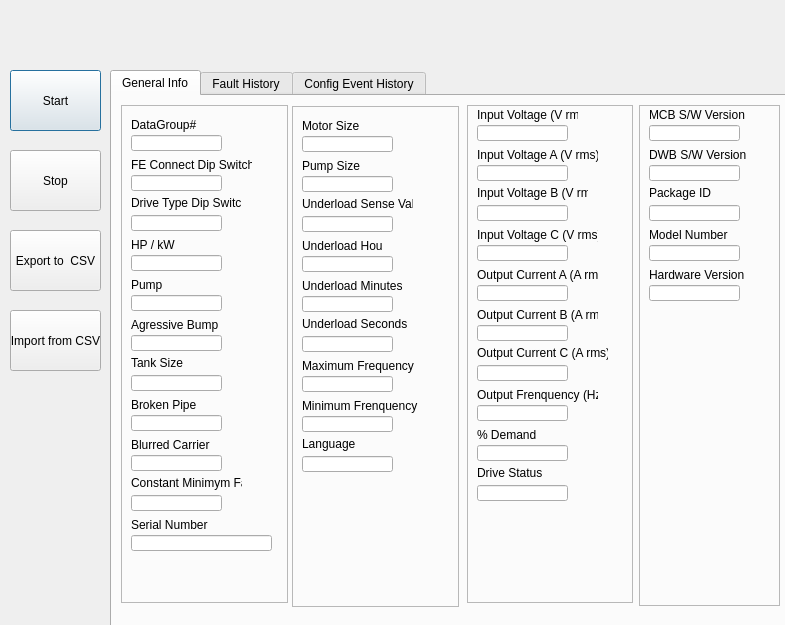
<?xml version="1.0" encoding="UTF-8"?>
<ui version="4.0">
 <class>Dialog</class>
 <widget class="QDialog" name="Dialog">
  <property name="geometry">
   <rect>
    <x>0</x>
    <y>0</y>
    <width>785</width>
    <height>625</height>
   </rect>
  </property>
  <property name="windowTitle">
   <string>Dialog</string>
  </property>
  <widget class="QTabWidget" name="tabWidget">
   <property name="geometry">
    <rect>
     <x>110</x>
     <y>70</y>
     <width>731</width>
     <height>561</height>
    </rect>
   </property>
   <property name="tabShape">
    <enum>QTabWidget::Rounded</enum>
   </property>
   <property name="currentIndex">
    <number>0</number>
   </property>
   <property name="usesScrollButtons">
    <bool>false</bool>
   </property>
   <property name="tabsClosable">
    <bool>false</bool>
   </property>
   <property name="movable">
    <bool>true</bool>
   </property>
   <widget class="QWidget" name="general_tab">
    <attribute name="title">
     <string>General Info</string>
    </attribute>
    <widget class="QFrame" name="frame">
     <property name="geometry">
      <rect>
       <x>9</x>
       <y>9</y>
       <width>167</width>
       <height>498</height>
      </rect>
     </property>
     <property name="frameShape">
      <enum>QFrame::StyledPanel</enum>
     </property>
     <property name="frameShadow">
      <enum>QFrame::Raised</enum>
     </property>
     <widget class="QLineEdit" name="lineEdit_12">
      <property name="geometry">
       <rect>
        <x>10</x>
        <y>430</y>
        <width>141</width>
        <height>16</height>
       </rect>
      </property>
      <property name="readOnly">
       <bool>true</bool>
      </property>
     </widget>
     <widget class="QLineEdit" name="constant_lineEdit_11">
      <property name="geometry">
       <rect>
        <x>10</x>
        <y>390</y>
        <width>91</width>
        <height>16</height>
       </rect>
      </property>
      <property name="readOnly">
       <bool>true</bool>
      </property>
     </widget>
     <widget class="QLabel" name="label_11">
      <property name="geometry">
       <rect>
        <x>10</x>
        <y>330</y>
        <width>121</width>
        <height>20</height>
       </rect>
      </property>
      <property name="text">
       <string>Blurred Carrier</string>
      </property>
     </widget>
     <widget class="QLineEdit" name="tanksize_lineEdit_6">
      <property name="geometry">
       <rect>
        <x>10</x>
        <y>270</y>
        <width>91</width>
        <height>16</height>
       </rect>
      </property>
      <property name="readOnly">
       <bool>true</bool>
      </property>
     </widget>
     <widget class="QLabel" name="label_4">
      <property name="geometry">
       <rect>
        <x>10</x>
        <y>90</y>
        <width>111</width>
        <height>16</height>
       </rect>
      </property>
      <property name="text">
       <string>Drive Type Dip Switch</string>
      </property>
      <property name="buddy">
       <cstring>driveypedip_lineEdit_4</cstring>
      </property>
     </widget>
     <widget class="QLabel" name="label_6">
      <property name="geometry">
       <rect>
        <x>10</x>
        <y>290</y>
        <width>121</width>
        <height>20</height>
       </rect>
      </property>
      <property name="text">
       <string>Broken Pipe</string>
      </property>
     </widget>
     <widget class="QLabel" name="label_10">
      <property name="geometry">
       <rect>
        <x>10</x>
        <y>370</y>
        <width>111</width>
        <height>16</height>
       </rect>
      </property>
      <property name="text">
       <string>Constant Minimym Fan</string>
      </property>
     </widget>
     <widget class="QLabel" name="label_2">
      <property name="geometry">
       <rect>
        <x>10</x>
        <y>50</y>
        <width>121</width>
        <height>20</height>
       </rect>
      </property>
      <property name="text">
       <string>FE Connect Dip Switch</string>
      </property>
      <property name="buddy">
       <cstring>condipswitch_lineEdit_2</cstring>
      </property>
     </widget>
     <widget class="QLineEdit" name="brokenpipe_lineEdit_5">
      <property name="geometry">
       <rect>
        <x>10</x>
        <y>310</y>
        <width>91</width>
        <height>16</height>
       </rect>
      </property>
      <property name="readOnly">
       <bool>true</bool>
      </property>
     </widget>
     <widget class="QLineEdit" name="agressive_lineEdit_7">
      <property name="geometry">
       <rect>
        <x>10</x>
        <y>230</y>
        <width>91</width>
        <height>16</height>
       </rect>
      </property>
      <property name="readOnly">
       <bool>true</bool>
      </property>
     </widget>
     <widget class="QLineEdit" name="datagroup_lineEdit">
      <property name="geometry">
       <rect>
        <x>10</x>
        <y>30</y>
        <width>91</width>
        <height>16</height>
       </rect>
      </property>
      <property name="readOnly">
       <bool>true</bool>
      </property>
     </widget>
     <widget class="QLabel" name="label">
      <property name="geometry">
       <rect>
        <x>10</x>
        <y>10</y>
        <width>71</width>
        <height>20</height>
       </rect>
      </property>
      <property name="text">
       <string>DataGroup#</string>
      </property>
      <property name="buddy">
       <cstring>datagroup_lineEdit</cstring>
      </property>
     </widget>
     <widget class="QLineEdit" name="driveypedip_lineEdit_4">
      <property name="geometry">
       <rect>
        <x>10</x>
        <y>110</y>
        <width>91</width>
        <height>16</height>
       </rect>
      </property>
      <property name="readOnly">
       <bool>true</bool>
      </property>
     </widget>
     <widget class="QLabel" name="serial_label_9">
      <property name="geometry">
       <rect>
        <x>10</x>
        <y>410</y>
        <width>121</width>
        <height>20</height>
       </rect>
      </property>
      <property name="text">
       <string>Serial Number</string>
      </property>
     </widget>
     <widget class="QLabel" name="label_7">
      <property name="geometry">
       <rect>
        <x>10</x>
        <y>250</y>
        <width>111</width>
        <height>16</height>
       </rect>
      </property>
      <property name="text">
       <string>Tank Size</string>
      </property>
     </widget>
     <widget class="QLabel" name="label_3">
      <property name="geometry">
       <rect>
        <x>10</x>
        <y>130</y>
        <width>121</width>
        <height>20</height>
       </rect>
      </property>
      <property name="text">
       <string>HP / kW</string>
      </property>
      <property name="buddy">
       <cstring>hpkw_lineEdit_3</cstring>
      </property>
     </widget>
     <widget class="QLabel" name="label_5">
      <property name="geometry">
       <rect>
        <x>10</x>
        <y>210</y>
        <width>121</width>
        <height>20</height>
       </rect>
      </property>
      <property name="text">
       <string>Agressive Bump</string>
      </property>
     </widget>
     <widget class="QLineEdit" name="pump_lineEdit_8">
      <property name="geometry">
       <rect>
        <x>10</x>
        <y>190</y>
        <width>91</width>
        <height>16</height>
       </rect>
      </property>
      <property name="readOnly">
       <bool>true</bool>
      </property>
     </widget>
     <widget class="QLineEdit" name="condipswitch_lineEdit_2">
      <property name="geometry">
       <rect>
        <x>10</x>
        <y>70</y>
        <width>91</width>
        <height>16</height>
       </rect>
      </property>
      <property name="readOnly">
       <bool>true</bool>
      </property>
     </widget>
     <widget class="QLineEdit" name="blurred_lineEdit_10">
      <property name="geometry">
       <rect>
        <x>10</x>
        <y>350</y>
        <width>91</width>
        <height>16</height>
       </rect>
      </property>
      <property name="readOnly">
       <bool>true</bool>
      </property>
     </widget>
     <widget class="QLabel" name="label_8">
      <property name="geometry">
       <rect>
        <x>10</x>
        <y>170</y>
        <width>71</width>
        <height>20</height>
       </rect>
      </property>
      <property name="text">
       <string>Pump</string>
      </property>
     </widget>
     <widget class="QLineEdit" name="hpkw_lineEdit_3">
      <property name="geometry">
       <rect>
        <x>10</x>
        <y>150</y>
        <width>91</width>
        <height>16</height>
       </rect>
      </property>
      <property name="readOnly">
       <bool>true</bool>
      </property>
     </widget>
    </widget>
    <widget class="QFrame" name="frame_2">
     <property name="geometry">
      <rect>
       <x>180</x>
       <y>10</y>
       <width>167</width>
       <height>501</height>
      </rect>
     </property>
     <property name="frameShape">
      <enum>QFrame::StyledPanel</enum>
     </property>
     <property name="frameShadow">
      <enum>QFrame::Raised</enum>
     </property>
     <widget class="QLineEdit" name="language_lineEdit_21">
      <property name="geometry">
       <rect>
        <x>10</x>
        <y>350</y>
        <width>91</width>
        <height>16</height>
       </rect>
      </property>
      <property name="readOnly">
       <bool>true</bool>
      </property>
     </widget>
     <widget class="QLabel" name="label_14">
      <property name="geometry">
       <rect>
        <x>10</x>
        <y>90</y>
        <width>111</width>
        <height>16</height>
       </rect>
      </property>
      <property name="text">
       <string>Underload Sense Value</string>
      </property>
     </widget>
     <widget class="QLineEdit" name="pumpsize_lineEdit_13">
      <property name="geometry">
       <rect>
        <x>10</x>
        <y>70</y>
        <width>91</width>
        <height>16</height>
       </rect>
      </property>
      <property name="readOnly">
       <bool>true</bool>
      </property>
     </widget>
     <widget class="QLineEdit" name="minfreq_lineEdit_19">
      <property name="geometry">
       <rect>
        <x>10</x>
        <y>310</y>
        <width>91</width>
        <height>16</height>
       </rect>
      </property>
      <property name="readOnly">
       <bool>true</bool>
      </property>
     </widget>
     <widget class="QLabel" name="label_12">
      <property name="geometry">
       <rect>
        <x>10</x>
        <y>250</y>
        <width>121</width>
        <height>20</height>
       </rect>
      </property>
      <property name="text">
       <string>Maximum Frequency</string>
      </property>
     </widget>
     <widget class="QLineEdit" name="underm_lineEdit_20">
      <property name="geometry">
       <rect>
        <x>10</x>
        <y>190</y>
        <width>91</width>
        <height>16</height>
       </rect>
      </property>
      <property name="readOnly">
       <bool>true</bool>
      </property>
     </widget>
     <widget class="QLineEdit" name="motorsize_lineEdit_18">
      <property name="geometry">
       <rect>
        <x>10</x>
        <y>30</y>
        <width>91</width>
        <height>16</height>
       </rect>
      </property>
      <property name="readOnly">
       <bool>true</bool>
      </property>
     </widget>
     <widget class="QLabel" name="label_21">
      <property name="geometry">
       <rect>
        <x>10</x>
        <y>10</y>
        <width>71</width>
        <height>20</height>
       </rect>
      </property>
      <property name="text">
       <string>Motor Size</string>
      </property>
     </widget>
     <widget class="QLabel" name="label_15">
      <property name="geometry">
       <rect>
        <x>10</x>
        <y>210</y>
        <width>111</width>
        <height>16</height>
       </rect>
      </property>
      <property name="text">
       <string>Underload Seconds</string>
      </property>
     </widget>
     <widget class="QLabel" name="label_17">
      <property name="geometry">
       <rect>
        <x>10</x>
        <y>330</y>
        <width>111</width>
        <height>16</height>
       </rect>
      </property>
      <property name="text">
       <string>Language</string>
      </property>
     </widget>
     <widget class="QLineEdit" name="maxfreq_lineEdit_14">
      <property name="geometry">
       <rect>
        <x>10</x>
        <y>270</y>
        <width>91</width>
        <height>16</height>
       </rect>
      </property>
      <property name="readOnly">
       <bool>true</bool>
      </property>
     </widget>
     <widget class="QLineEdit" name="undersense_lineEdit_16">
      <property name="geometry">
       <rect>
        <x>10</x>
        <y>110</y>
        <width>91</width>
        <height>16</height>
       </rect>
      </property>
      <property name="readOnly">
       <bool>true</bool>
      </property>
     </widget>
     <widget class="QLabel" name="label_18">
      <property name="geometry">
       <rect>
        <x>10</x>
        <y>50</y>
        <width>121</width>
        <height>20</height>
       </rect>
      </property>
      <property name="text">
       <string>Pump Size</string>
      </property>
     </widget>
     <widget class="QLineEdit" name="under_slineEdit_9">
      <property name="geometry">
       <rect>
        <x>10</x>
        <y>230</y>
        <width>91</width>
        <height>16</height>
       </rect>
      </property>
      <property name="readOnly">
       <bool>true</bool>
      </property>
     </widget>
     <widget class="QLabel" name="label_20">
      <property name="geometry">
       <rect>
        <x>10</x>
        <y>170</y>
        <width>121</width>
        <height>20</height>
       </rect>
      </property>
      <property name="text">
       <string>Underload Minutes</string>
      </property>
     </widget>
     <widget class="QLabel" name="label_13">
      <property name="geometry">
       <rect>
        <x>10</x>
        <y>290</y>
        <width>121</width>
        <height>20</height>
       </rect>
      </property>
      <property name="text">
       <string>Minimum Frenquency</string>
      </property>
     </widget>
     <widget class="QLineEdit" name="underh_lineEdit_15">
      <property name="geometry">
       <rect>
        <x>10</x>
        <y>150</y>
        <width>91</width>
        <height>16</height>
       </rect>
      </property>
      <property name="readOnly">
       <bool>true</bool>
      </property>
     </widget>
     <widget class="QLabel" name="label_19">
      <property name="geometry">
       <rect>
        <x>10</x>
        <y>130</y>
        <width>81</width>
        <height>20</height>
       </rect>
      </property>
      <property name="text">
       <string>Underload Hour</string>
      </property>
     </widget>
    </widget>
    <widget class="QFrame" name="frame_3">
     <property name="geometry">
      <rect>
       <x>355</x>
       <y>9</y>
       <width>166</width>
       <height>498</height>
      </rect>
     </property>
     <property name="frameShape">
      <enum>QFrame::StyledPanel</enum>
     </property>
     <property name="frameShadow">
      <enum>QFrame::Raised</enum>
     </property>
     <widget class="QLineEdit" name="drivestatus_lineEdit_32">
      <property name="geometry">
       <rect>
        <x>10</x>
        <y>380</y>
        <width>91</width>
        <height>16</height>
       </rect>
      </property>
      <property name="readOnly">
       <bool>true</bool>
      </property>
     </widget>
     <widget class="QLineEdit" name="outputb_lineEdit_30">
      <property name="geometry">
       <rect>
        <x>10</x>
        <y>220</y>
        <width>91</width>
        <height>16</height>
       </rect>
      </property>
      <property name="readOnly">
       <bool>true</bool>
      </property>
     </widget>
     <widget class="QLabel" name="label_23">
      <property name="geometry">
       <rect>
        <x>10</x>
        <y>320</y>
        <width>121</width>
        <height>20</height>
       </rect>
      </property>
      <property name="text">
       <string>% Demand</string>
      </property>
     </widget>
     <widget class="QLineEdit" name="outputa_lineEdit_27">
      <property name="geometry">
       <rect>
        <x>10</x>
        <y>180</y>
        <width>91</width>
        <height>16</height>
       </rect>
      </property>
      <property name="readOnly">
       <bool>true</bool>
      </property>
     </widget>
     <widget class="QLineEdit" name="outputc_lineEdit_31">
      <property name="geometry">
       <rect>
        <x>10</x>
        <y>260</y>
        <width>91</width>
        <height>16</height>
       </rect>
      </property>
      <property name="readOnly">
       <bool>true</bool>
      </property>
     </widget>
     <widget class="QLabel" name="label_28">
      <property name="geometry">
       <rect>
        <x>10</x>
        <y>160</y>
        <width>121</width>
        <height>20</height>
       </rect>
      </property>
      <property name="text">
       <string>Output Current A (A rms)</string>
      </property>
     </widget>
     <widget class="QLabel" name="label_24">
      <property name="geometry">
       <rect>
        <x>10</x>
        <y>200</y>
        <width>121</width>
        <height>20</height>
       </rect>
      </property>
      <property name="text">
       <string>Output Current B (A rms)</string>
      </property>
     </widget>
     <widget class="QLabel" name="label_25">
      <property name="geometry">
       <rect>
        <x>10</x>
        <y>80</y>
        <width>111</width>
        <height>16</height>
       </rect>
      </property>
      <property name="text">
       <string>Input Voltage B (V rms)</string>
      </property>
     </widget>
     <widget class="QLabel" name="label_33">
      <property name="geometry">
       <rect>
        <x>10</x>
        <y>360</y>
        <width>111</width>
        <height>16</height>
       </rect>
      </property>
      <property name="text">
       <string>Drive Status</string>
      </property>
     </widget>
     <widget class="QLabel" name="label_29">
      <property name="geometry">
       <rect>
        <x>10</x>
        <y>120</y>
        <width>121</width>
        <height>20</height>
       </rect>
      </property>
      <property name="text">
       <string>Input Voltage C (V rms)</string>
      </property>
     </widget>
     <widget class="QLineEdit" name="inputv_lineEdit_23">
      <property name="geometry">
       <rect>
        <x>10</x>
        <y>20</y>
        <width>91</width>
        <height>16</height>
       </rect>
      </property>
      <property name="readOnly">
       <bool>true</bool>
      </property>
     </widget>
     <widget class="QLineEdit" name="demand_lineEdit_29">
      <property name="geometry">
       <rect>
        <x>10</x>
        <y>340</y>
        <width>91</width>
        <height>16</height>
       </rect>
      </property>
      <property name="readOnly">
       <bool>true</bool>
      </property>
     </widget>
     <widget class="QLineEdit" name="inputva_lineEdit_26">
      <property name="geometry">
       <rect>
        <x>10</x>
        <y>60</y>
        <width>91</width>
        <height>16</height>
       </rect>
      </property>
      <property name="readOnly">
       <bool>true</bool>
      </property>
     </widget>
     <widget class="QLabel" name="label_27">
      <property name="geometry">
       <rect>
        <x>10</x>
        <y>280</y>
        <width>121</width>
        <height>20</height>
       </rect>
      </property>
      <property name="text">
       <string>Output Frenquency (Hz)</string>
      </property>
     </widget>
     <widget class="QLineEdit" name="inputvb_lineEdit_25">
      <property name="geometry">
       <rect>
        <x>10</x>
        <y>100</y>
        <width>91</width>
        <height>16</height>
       </rect>
      </property>
      <property name="readOnly">
       <bool>true</bool>
      </property>
     </widget>
     <widget class="QLabel" name="label_30">
      <property name="geometry">
       <rect>
        <x>10</x>
        <y>40</y>
        <width>121</width>
        <height>20</height>
       </rect>
      </property>
      <property name="text">
       <string>Input Voltage A (V rms)</string>
      </property>
     </widget>
     <widget class="QLineEdit" name="outputfreq_lineEdit_28">
      <property name="geometry">
       <rect>
        <x>10</x>
        <y>300</y>
        <width>91</width>
        <height>16</height>
       </rect>
      </property>
      <property name="readOnly">
       <bool>true</bool>
      </property>
     </widget>
     <widget class="QLineEdit" name="inputvc_lineEdit_33">
      <property name="geometry">
       <rect>
        <x>10</x>
        <y>140</y>
        <width>91</width>
        <height>16</height>
       </rect>
      </property>
      <property name="readOnly">
       <bool>true</bool>
      </property>
     </widget>
     <widget class="QLabel" name="label_32">
      <property name="geometry">
       <rect>
        <x>10</x>
        <y>0</y>
        <width>101</width>
        <height>20</height>
       </rect>
      </property>
      <property name="text">
       <string>Input Voltage (V rms)</string>
      </property>
     </widget>
     <widget class="QLabel" name="label_26">
      <property name="geometry">
       <rect>
        <x>10</x>
        <y>240</y>
        <width>131</width>
        <height>16</height>
       </rect>
      </property>
      <property name="text">
       <string>Output Current C (A rms)</string>
      </property>
     </widget>
    </widget>
    <widget class="QFrame" name="frame_4">
     <property name="geometry">
      <rect>
       <x>527</x>
       <y>9</y>
       <width>141</width>
       <height>501</height>
      </rect>
     </property>
     <property name="frameShape">
      <enum>QFrame::StyledPanel</enum>
     </property>
     <property name="frameShadow">
      <enum>QFrame::Raised</enum>
     </property>
     <widget class="QLabel" name="label_38">
      <property name="geometry">
       <rect>
        <x>10</x>
        <y>0</y>
        <width>101</width>
        <height>20</height>
       </rect>
      </property>
      <property name="text">
       <string>MCB S/W Version</string>
      </property>
     </widget>
     <widget class="QLineEdit" name="modelnumber_lineEdit_35">
      <property name="geometry">
       <rect>
        <x>10</x>
        <y>140</y>
        <width>91</width>
        <height>16</height>
       </rect>
      </property>
      <property name="readOnly">
       <bool>true</bool>
      </property>
     </widget>
     <widget class="QLineEdit" name="hardwarever_lineEdit_38">
      <property name="geometry">
       <rect>
        <x>10</x>
        <y>180</y>
        <width>91</width>
        <height>16</height>
       </rect>
      </property>
      <property name="readOnly">
       <bool>true</bool>
      </property>
     </widget>
     <widget class="QLabel" name="label_34">
      <property name="geometry">
       <rect>
        <x>10</x>
        <y>40</y>
        <width>121</width>
        <height>20</height>
       </rect>
      </property>
      <property name="text">
       <string>DWB S/W Version</string>
      </property>
     </widget>
     <widget class="QLabel" name="label_37">
      <property name="geometry">
       <rect>
        <x>10</x>
        <y>160</y>
        <width>121</width>
        <height>20</height>
       </rect>
      </property>
      <property name="text">
       <string>Hardware Version</string>
      </property>
     </widget>
     <widget class="QLabel" name="label_39">
      <property name="geometry">
       <rect>
        <x>10</x>
        <y>120</y>
        <width>121</width>
        <height>20</height>
       </rect>
      </property>
      <property name="text">
       <string>Model Number</string>
      </property>
     </widget>
     <widget class="QLineEdit" name="dwbsw_lineEdit_37">
      <property name="geometry">
       <rect>
        <x>10</x>
        <y>60</y>
        <width>91</width>
        <height>16</height>
       </rect>
      </property>
      <property name="readOnly">
       <bool>true</bool>
      </property>
     </widget>
     <widget class="QLineEdit" name="mcbsw_lineEdit_36">
      <property name="geometry">
       <rect>
        <x>10</x>
        <y>20</y>
        <width>91</width>
        <height>16</height>
       </rect>
      </property>
      <property name="readOnly">
       <bool>true</bool>
      </property>
     </widget>
     <widget class="QLineEdit" name="packageid_lineEdit_34">
      <property name="geometry">
       <rect>
        <x>10</x>
        <y>100</y>
        <width>91</width>
        <height>16</height>
       </rect>
      </property>
      <property name="readOnly">
       <bool>true</bool>
      </property>
     </widget>
     <widget class="QLabel" name="label_36">
      <property name="geometry">
       <rect>
        <x>10</x>
        <y>80</y>
        <width>111</width>
        <height>16</height>
       </rect>
      </property>
      <property name="text">
       <string>Package ID</string>
      </property>
     </widget>
    </widget>
   </widget>
   <widget class="QWidget" name="faulthist_tab_2">
    <attribute name="title">
     <string>Fault History</string>
    </attribute>
    <widget class="QTableView" name="tableView">
     <property name="geometry">
      <rect>
       <x>50</x>
       <y>60</y>
       <width>651</width>
       <height>271</height>
      </rect>
     </property>
     <property name="alternatingRowColors">
      <bool>true</bool>
     </property>
    </widget>
   </widget>
   <widget class="QWidget" name="confighist_tab">
    <attribute name="title">
     <string>Config Event History</string>
    </attribute>
   </widget>
  </widget>
  <widget class="QPushButton" name="pushButton">
   <property name="geometry">
    <rect>
     <x>10</x>
     <y>70</y>
     <width>91</width>
     <height>61</height>
    </rect>
   </property>
   <property name="text">
    <string>Start</string>
   </property>
  </widget>
  <widget class="QPushButton" name="pushButton_2">
   <property name="geometry">
    <rect>
     <x>10</x>
     <y>150</y>
     <width>91</width>
     <height>61</height>
    </rect>
   </property>
   <property name="text">
    <string>Stop</string>
   </property>
  </widget>
  <widget class="QPushButton" name="pushButton_3">
   <property name="geometry">
    <rect>
     <x>10</x>
     <y>230</y>
     <width>91</width>
     <height>61</height>
    </rect>
   </property>
   <property name="text">
    <string>Export to  CSV</string>
   </property>
  </widget>
  <widget class="QPushButton" name="pushButton_4">
   <property name="geometry">
    <rect>
     <x>10</x>
     <y>310</y>
     <width>91</width>
     <height>61</height>
    </rect>
   </property>
   <property name="text">
    <string>Import from CSV</string>
   </property>
  </widget>
 </widget>
 <resources/>
 <connections/>
</ui>
